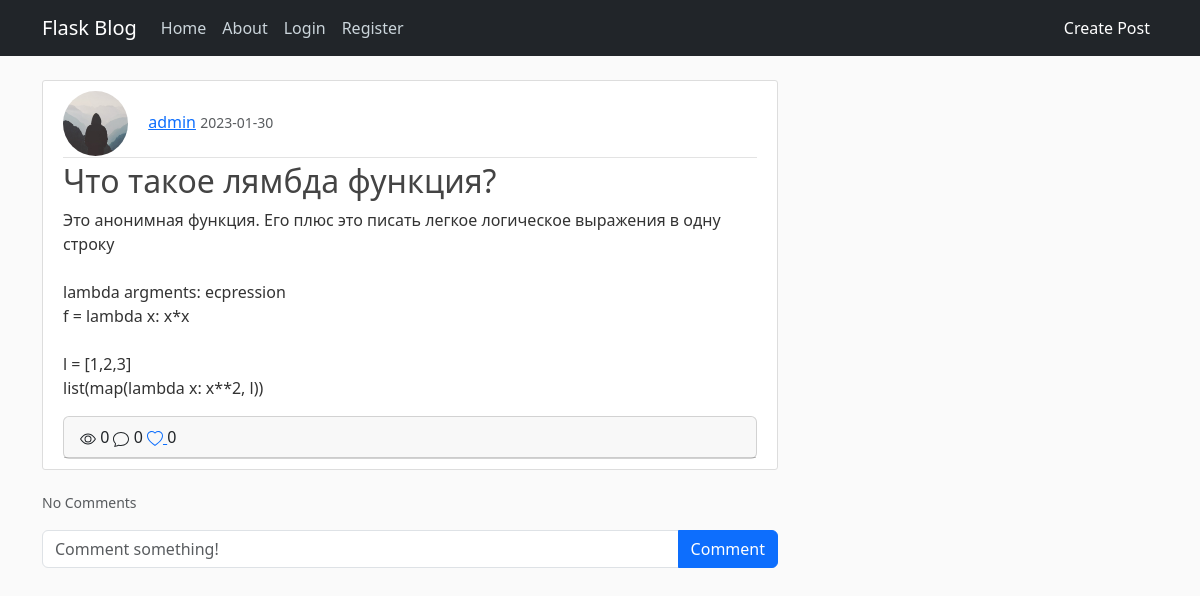
/post/10, run on the app's committed database.
### blog/models.py (models this page shows, shortened)
class User(db.Model, UserMixin):
    id = db.Column(db.Integer, primary_key=True)
    username = db.Column(db.String(20), unique=True, nullable=False)
    email = db.Column(db.String(120), unique=True, nullable=False)
    image_file = db.Column(db.String(20), nullable=False, default='default.jpg')
    password = db.Column(db.String(60), nullable=False)
    posts = db.relationship('Post', backref='user', lazy=True)
    comments = db.relationship('Comment', backref='user', passive_deletes=True)
    likes = db.relationship('Like', backref='user', passive_deletes=True)

class Post(db.Model):
    id = db.Column(db.Integer, primary_key=True)
    title = db.Column(db.String(100), nullable=False)
    date_posted = db.Column(db.DateTime, nullable=False, default=datetime.utcnow)
    content = db.Column(db.Text, nullable=False)
    user_id = db.Column(db.Integer, db.ForeignKey('user.id'), nullable=False)
    views = db.Column(db.Integer, default=0)
    comments = db.relationship('Comment', backref='post', passive_deletes=True)
    likes = db.relationship('Like', backref='post', passive_deletes=True)

### blog/post/views.py (the view)
@post.route('/post/<int:post_id>')
def post_detail(post_id):
    post = Post.query.get_or_404(post_id)
    reviews = Comment.query.filter_by(post_id=post_id)
    post.views += 1
    db.session.commit()
    return render_template('post.html', title=post.title, post=post, reviews=reviews)

### blog/templates/post.html (shortened to what this page needs)
{% extends "base.html" %}
{% block content %}
  <article class="media content-section">
    <div class="media-body">
      <div class="article-metadata">
        <img class="rounded-circle article-img" src="{{ url_for('static', filename='profile_pics/' + post.user.image_file) }}">
        <a class="mr-2" href="#">{{ post.user.username }}</a>
        <small class="text-muted">{{ post.date_posted.strftime('%Y-%m-%d') }}</small>
      </div>
      <h2 class="article-title">{{ post.title }}</h2>
      <p class="article-content">{{ post.content }}</p>
      <div class="card">
       <div class="card-header">
           {{post.views}}
            {{post.comments|length}}
           <a href="/like-post/{{post.id}}">
           </a>
             {{post.likes|length}}
       </div>
      </div>
    </div>
  </article>
      <p class="card-text">
        {% if post.comments|length > 0 %}
        <a data-bs-toggle="collapse" href="#comments-{{post.id}}" role="button">
          <small>View {{post.comments|length}} Comments</small>
        </a>
        {% else %}
        <small class="text-muted">No Comments</small>
        {% endif %}
      </p>
     <form class="input-group mb-3" method="POST" action="/create-comment/{{post.id}}">
        <input
          type="text"
          id="text"
          name="text"
          class="form-control"
          placeholder="Comment something!"
        />
        <button type="submit" class="btn btn-primary">Comment</button>
      </form>
{% endblock content %}

### blog/static/main.css (style rules this page uses)
body { background: #fafafa; color: #333333; margin-top: 5rem; }
h1, h2, h3, h4, h5, h6 { color: #444444; }
.content-section { background: #ffffff; padding: 10px 20px; border: 1px solid #dddddd; border-radius: 3px; margin-bottom: 20px; }
.article-title { color: #444444; }
.article-content { white-space: pre-line; }
.article-img { height: 65px; width: 65px; margin-right: 16px; }
.article-metadata { padding-bottom: 1px; margin-bottom: 4px; border-bottom: 1px solid #e3e3e3 }

### data on the page
User: image_file (placeholder picture), user.username "admin"
Post: date_posted "2023-01-30", title "Что такое лямбда функция?", content "Это анонимная функция. Его плюс это писать легкое логическое выражения в одну строку lambda argments: ecpression f = lambda x: x*x l = [1,2,3] list(map(lambda x: x**2, l))", views "0"

### other printed values
{{ post.comments|length }} "0"
{{ post.likes|length }} "0"
